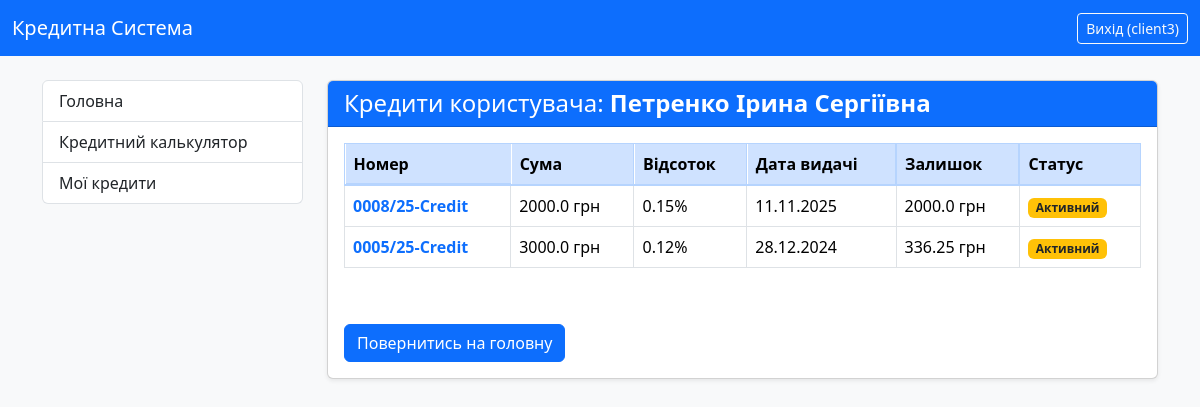
Before: /my-credits/ (signed in) with the older database file.
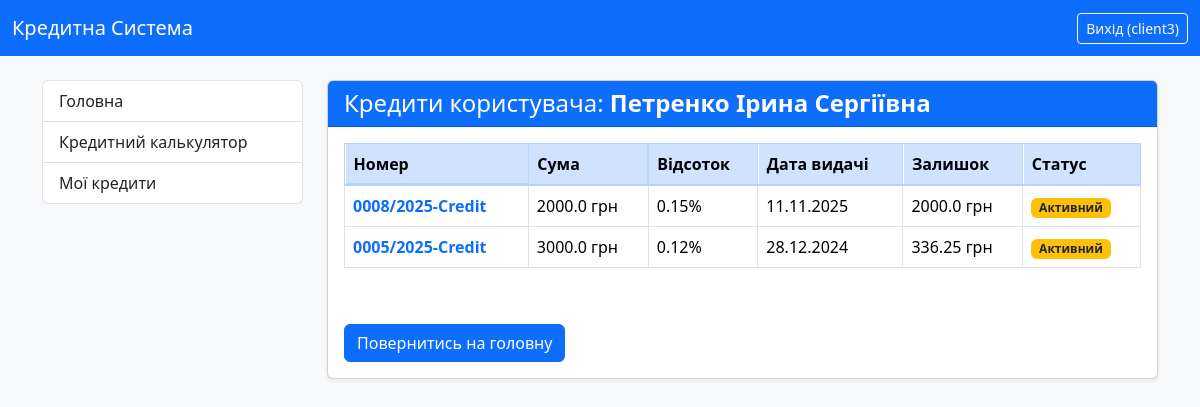
After: the same page with the newer database file.
### credit_system/models.py (models this page shows, shortened)
class Credit(models.Model):
    user = models.ForeignKey(CustomUser, on_delete=models.CASCADE, related_name='credits', verbose_name="Користувач")
    number = models.CharField(max_length=100, verbose_name="Номер кредиту", blank=True)
    number1 = models.IntegerField(verbose_name="Порядковий номер", null=True, blank=True)
    number2 = models.IntegerField(verbose_name="Рік видачі", null=True, blank=True)
    number3 = models.CharField(max_length=20, verbose_name="Постфікс/Підрозділ", blank=True)
    summa_credit = models.FloatField(verbose_name="Сума кредиту")
    percent = models.FloatField(verbose_name="Добова відсоткова ставка (%)")
    start_date = models.DateField(verbose_name="Дата видачі")
    srok_months = models.IntegerField(verbose_name="Термін кредиту (місяці)")
    day_of_pay = models.IntegerField(default=15, verbose_name="Плановий день оплати")
    purpose = models.CharField(max_length=255, verbose_name="Ціль кредиту", blank=True)
    note = models.TextField(verbose_name="Примітка", blank=True)
    ostatok = models.FloatField(verbose_name="Залишок кредиту")
    closed = models.BooleanField(default=False, verbose_name="Кредит закрит")
    last_pay_date = models.DateField(null=True, blank=True, verbose_name="Дата останнього платежу")
    dolg_percent = models.FloatField(default=0, verbose_name="Борг по оплаті %")
    plan_pay = models.FloatField(verbose_name="Плановий платіж", blank=True)
    class Meta:
        verbose_name = "Кредит"
        verbose_name_plural = "Кредити"
        unique_together = ('number1', 'number2')

### credit_system/views.py (the view)
# urls.py: path('my-credits/', UserCreditsView.as_view(), name='user_credits_list'),
class UserCreditsView(LoginRequiredMixin, ListView):
    model = Credit
    template_name = 'credit_system/my_credits.html'
    context_object_name = 'credits'
    def get_queryset(self):
        if self.request.user.is_authenticated:
            return Credit.objects.filter(user=self.request.user).order_by('closed', '-start_date')
        return Credit.objects.none()

### credit_system/models.py (called while the page is built)
    @property
    def is_manager(self):
        return self.role == 'manager' or self.is_superuser

    @property
    def is_client(self):
        return self.role == 'client'

### credit_system/templates/credit_system/my_credits.html (shortened to what this page needs)
{% extends "credit_system/base.html" %}
{% block content %}
    <div class="card shadow-sm">
        <div class="card-header bg-primary text-white">
            <h4 class="mb-0">
                <span>Кредити користувача: <strong>{{ request.user.last_name }} {{ request.user.first_name }} {{ request.user.middle_name }}</strong></span>
            </h4>
        </div>
        <div class="card-body">
            {% if credits %}
                <div class="table-responsive" style="max-height: 500px; overflow-y: scroll;">
                    <table class="table table-bordered table-hover">
                        <thead class="table-primary">
                            <tr>
                                <th>Номер</th>
                                <th>Сума</th>
                                <th>Відсоток</th>
                                <th>Дата видачі</th>
                                <th>Залишок</th>
                                <th>Статус</th>
                            </tr>
                        </thead>
                        <tbody>
                            {% for credit in credits %}
                                <tr>
                                    <td>
                                        <a href="{% url 'credit_detail' credit.pk %}" class="text-decoration-none fw-bold text-primary">
                                                {{ credit.number }}
                                        </a>
                                    </td>
                                    <td>{{ credit.summa_credit }} грн</td>
                                    <td>{{ credit.percent }}%</td>
                                    <td>{{ credit.start_date|date:"d.m.Y" }}</td>
                                    <td>{{ credit.ostatok }} грн</td>
                                    <td>
                                    {% if credit.closed %}
                                        <span class="badge bg-success">Закритий</span>
                                    {% else %}
                                        <span class="badge bg-warning text-dark">Активний</span>
                                    {% endif %}
                                    </td>
                                </tr>
                            {% endfor %}
                        </tbody>
                    </table>
            {% else %}
                <p>Кредитів не знайдено.</p>
            {% endif %}
            </div>
            <br><a href="{% url 'index' %}" class="btn btn-primary mt-3">Повернитись на головну</a><br>
        </div>
    </div>
{% endblock %}

Changed rows visible on the page:
changed Credit: number "0008/25-Credit" → "0008/2025-Credit"
changed Credit: number "0005/25-Credit" → "0005/2025-Credit"
